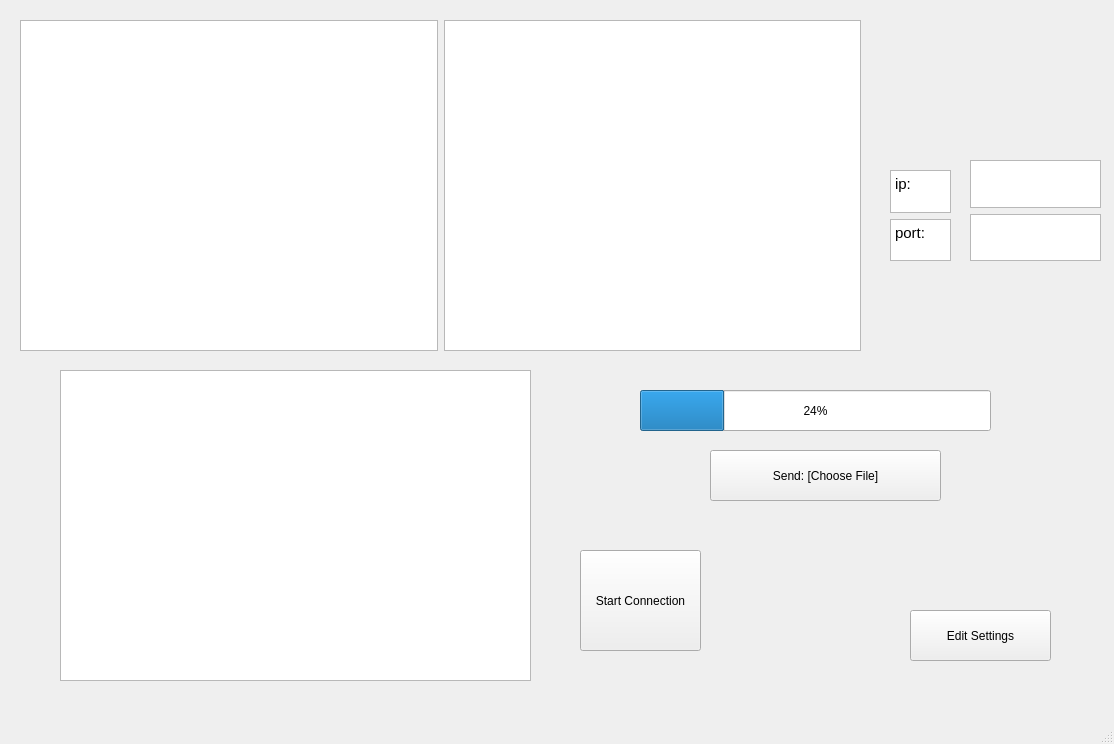
<?xml version="1.0" encoding="UTF-8"?>
<ui version="4.0">
 <class>SenderWindow</class>
 <widget class="QMainWindow" name="SenderWindow">
  <property name="geometry">
   <rect>
    <x>0</x>
    <y>0</y>
    <width>1114</width>
    <height>744</height>
   </rect>
  </property>
  <property name="windowTitle">
   <string>SenderWindow</string>
  </property>
  <widget class="QWidget" name="centralwidget">
   <widget class="QProgressBar" name="progressBar">
    <property name="geometry">
     <rect>
      <x>640</x>
      <y>390</y>
      <width>351</width>
      <height>41</height>
     </rect>
    </property>
    <property name="value">
     <number>24</number>
    </property>
   </widget>
   <widget class="QTextBrowser" name="consoleText">
    <property name="geometry">
     <rect>
      <x>60</x>
      <y>370</y>
      <width>471</width>
      <height>311</height>
     </rect>
    </property>
   </widget>
   <widget class="QPushButton" name="btnEdit">
    <property name="geometry">
     <rect>
      <x>910</x>
      <y>610</y>
      <width>141</width>
      <height>51</height>
     </rect>
    </property>
    <property name="text">
     <string>Edit Settings</string>
    </property>
   </widget>
   <widget class="QWidget" name="layoutWidget">
    <property name="geometry">
     <rect>
      <x>970</x>
      <y>160</y>
      <width>131</width>
      <height>101</height>
     </rect>
    </property>
    <layout class="QVBoxLayout" name="verticalLayout">
     <item>
      <widget class="QTextBrowser" name="textBrowser_2"/>
     </item>
     <item>
      <widget class="QTextBrowser" name="textBrowser_3"/>
     </item>
    </layout>
   </widget>
   <widget class="QWidget" name="layoutWidget">
    <property name="geometry">
     <rect>
      <x>20</x>
      <y>20</y>
      <width>841</width>
      <height>331</height>
     </rect>
    </property>
    <layout class="QHBoxLayout" name="horizontalLayout">
     <item>
      <widget class="QTreeView" name="treeView"/>
     </item>
     <item>
      <widget class="QListView" name="listView"/>
     </item>
    </layout>
   </widget>
   <widget class="QWidget" name="layoutWidget_2">
    <property name="geometry">
     <rect>
      <x>890</x>
      <y>170</y>
      <width>61</width>
      <height>91</height>
     </rect>
    </property>
    <layout class="QVBoxLayout" name="verticalLayout_2">
     <item>
      <widget class="QTextBrowser" name="textBrowser_4">
       <property name="html">
        <string>&lt;!DOCTYPE HTML PUBLIC &quot;-//W3C//DTD HTML 4.0//EN&quot; &quot;http://www.w3.org/TR/REC-html40/strict.dtd&quot;&gt;
&lt;html&gt;&lt;head&gt;&lt;meta name=&quot;qrichtext&quot; content=&quot;1&quot; /&gt;&lt;style type=&quot;text/css&quot;&gt;
p, li { white-space: pre-wrap; }
&lt;/style&gt;&lt;/head&gt;&lt;body style=&quot; font-family:'Cantarell'; font-size:11pt; font-weight:400; font-style:normal;&quot;&gt;
&lt;p style=&quot; margin-top:0px; margin-bottom:0px; margin-left:0px; margin-right:0px; -qt-block-indent:0; text-indent:0px;&quot;&gt;&lt;span style=&quot; font-family:'Cantarell';&quot;&gt;ip:&lt;/span&gt;&lt;/p&gt;&lt;/body&gt;&lt;/html&gt;</string>
       </property>
      </widget>
     </item>
     <item>
      <widget class="QTextBrowser" name="textBrowser_5">
       <property name="html">
        <string>&lt;!DOCTYPE HTML PUBLIC &quot;-//W3C//DTD HTML 4.0//EN&quot; &quot;http://www.w3.org/TR/REC-html40/strict.dtd&quot;&gt;
&lt;html&gt;&lt;head&gt;&lt;meta name=&quot;qrichtext&quot; content=&quot;1&quot; /&gt;&lt;style type=&quot;text/css&quot;&gt;
p, li { white-space: pre-wrap; }
&lt;/style&gt;&lt;/head&gt;&lt;body style=&quot; font-family:'Cantarell'; font-size:11pt; font-weight:400; font-style:normal;&quot;&gt;
&lt;p style=&quot; margin-top:0px; margin-bottom:0px; margin-left:0px; margin-right:0px; -qt-block-indent:0; text-indent:0px;&quot;&gt;&lt;span style=&quot; font-family:'Cantarell';&quot;&gt;port:&lt;/span&gt;&lt;/p&gt;&lt;/body&gt;&lt;/html&gt;</string>
       </property>
      </widget>
     </item>
    </layout>
   </widget>
   <widget class="QPushButton" name="btnSend">
    <property name="geometry">
     <rect>
      <x>710</x>
      <y>450</y>
      <width>231</width>
      <height>51</height>
     </rect>
    </property>
    <property name="text">
     <string>Send: [Choose File]</string>
    </property>
   </widget>
   <widget class="QPushButton" name="btnStart">
    <property name="geometry">
     <rect>
      <x>580</x>
      <y>550</y>
      <width>121</width>
      <height>101</height>
     </rect>
    </property>
    <property name="text">
     <string>Start Connection</string>
    </property>
   </widget>
  </widget>
  <widget class="QMenuBar" name="menubar">
   <property name="geometry">
    <rect>
     <x>0</x>
     <y>0</y>
     <width>1114</width>
     <height>25</height>
    </rect>
   </property>
  </widget>
  <widget class="QStatusBar" name="statusbar"/>
 </widget>
 <resources/>
 <connections/>
</ui>
